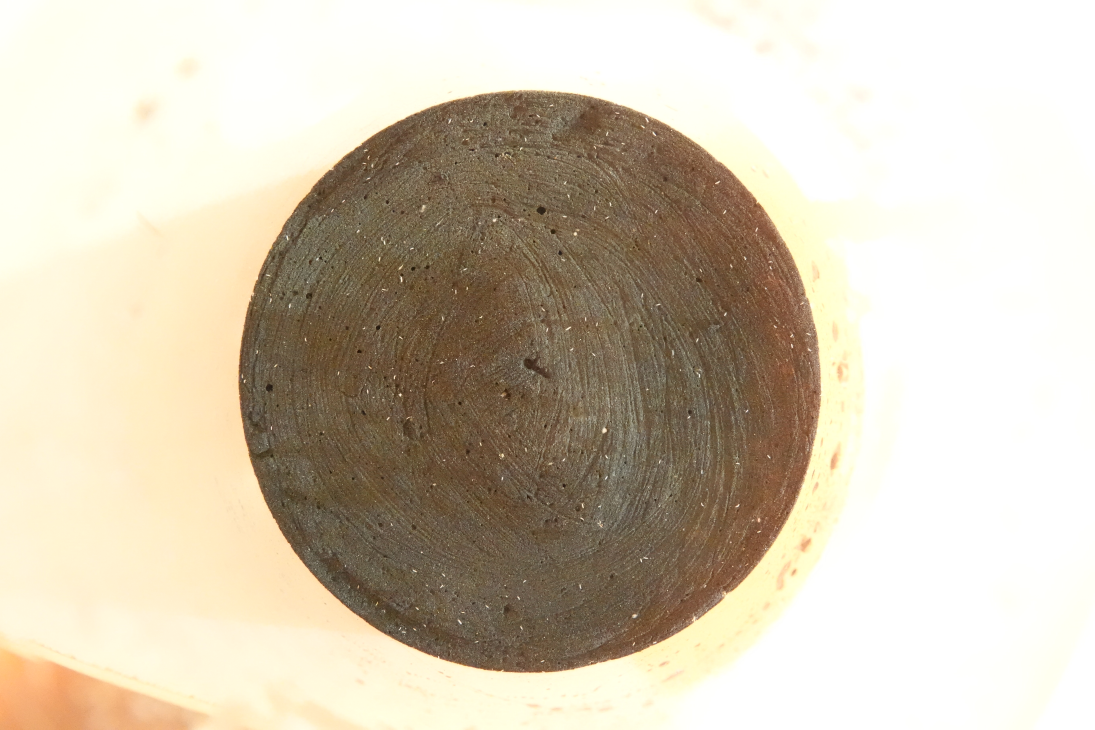
#> input picture validation/images_full/I10_F4_Y20_con_R2_MH_ADJ_11-02-24.JPG, 5472 x 3648 px (shown at 1/5 size); its folder holds only this picture in this run
$ jupyter execute --allow-errors 'Model training.ipynb'   (shell and % lines are left out)
#> lines starting #> are read from the running program, lines starting #| are printed output that depends on the picture; after the words box and inside, x2 and y2 are one past the last pixel; in counts of white or black regions, pixels touching at a corner belong together
#> further down, bgr is the input picture: shape (3648, 5472, 3); mean B, G, R 178.4, 197.5, 208.2
<a href="https://colab.research.google.com/github/wyldescience/FolSum/blob/main/Model%20training.ipynb" target="_parent"></a>

YOLO model to count and detect *Folsomia candida* nymphs in arenas (charcoal + plaster and paris background

[cell 1]
from google.colab import drive
drive.mount('/content/drive')

***Arena crop (remove outside background to leave circular container) + tiling exporter (YOLO-friendly)***

*   Reads full images
*   Crops arena from background

*   optionally resizes

*   tiles into tile_size with overlap
*   writes tiles to tiles/images/

*   writes a tiles_manifest.csv so can map tiles back to source image

[cell 2]
import os, glob, csv
import cv2
import numpy as np

ROOT = "ROOT DIRECTORY"
IN_FULL = os.path.join(ROOT, "images_full")
OUT_ARENA = os.path.join(ROOT, "arena_cropped")
OUT_TILES_IMG = os.path.join(ROOT, "tiles", "images")
OUT_TILES_LBL = os.path.join(ROOT, "tiles", "labels")

os.makedirs(OUT_ARENA, exist_ok=True)
os.makedirs(OUT_TILES_IMG, exist_ok=True)
os.makedirs(OUT_TILES_LBL, exist_ok=True)

# -------- arena crop (your circle-fit) --------
def crop_arena_by_contour(img_rgb, pad=15):
#> called with pad = 15
    img_rgb = img_rgb.astype(np.uint8)
    gray = cv2.cvtColor(img_rgb, cv2.COLOR_RGB2GRAY)
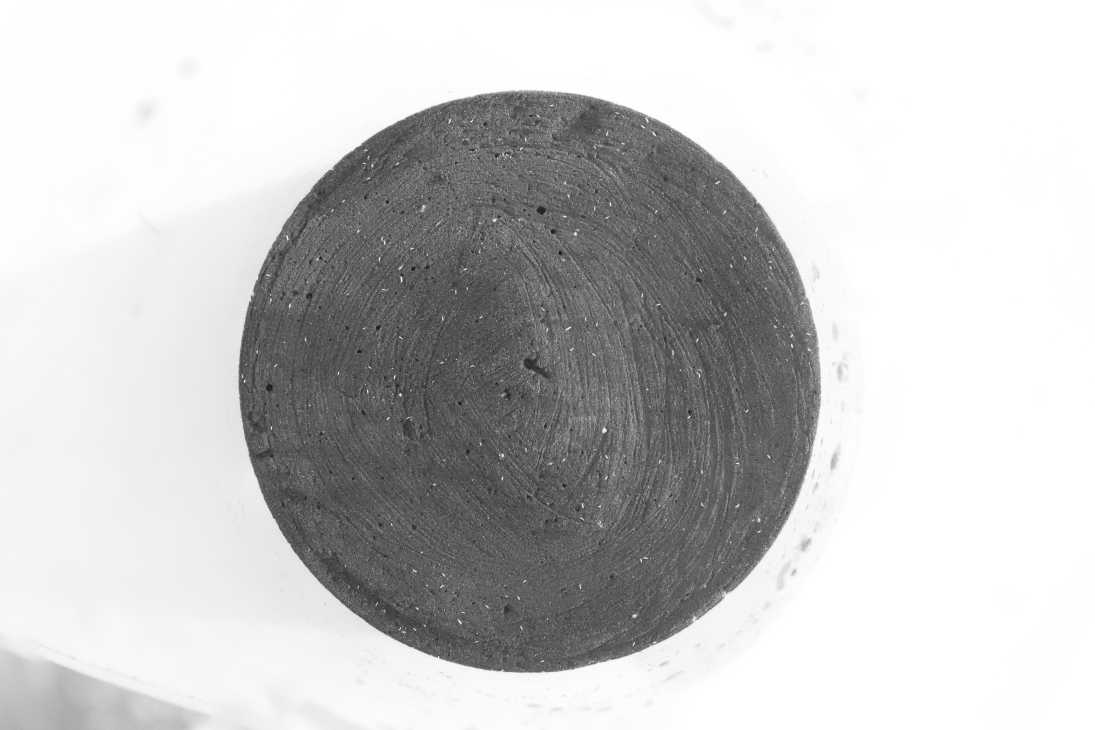
#> gray: shape (3648, 5472) (shown at 1/5 size); min 5, max 255, mean 198.5
    blur = cv2.GaussianBlur(gray, (9, 9), 0)
    _, mask = cv2.threshold(blur, 0, 255, cv2.THRESH_BINARY_INV + cv2.THRESH_OTSU)
#> mask: shape (3648, 5472); 33.2% white; 29 white regions (16 under 20 px), largest, box (x1, y1, x2, y2) and area: (1192, 453, 4104, 3364) 6623254, (278, 3553, 400, 3648) 5958, (325, 3542, 359, 3577) 398

    k1 = cv2.getStructuringElement(cv2.MORPH_ELLIPSE, (31, 31))
    mask = cv2.morphologyEx(mask, cv2.MORPH_CLOSE, k1)
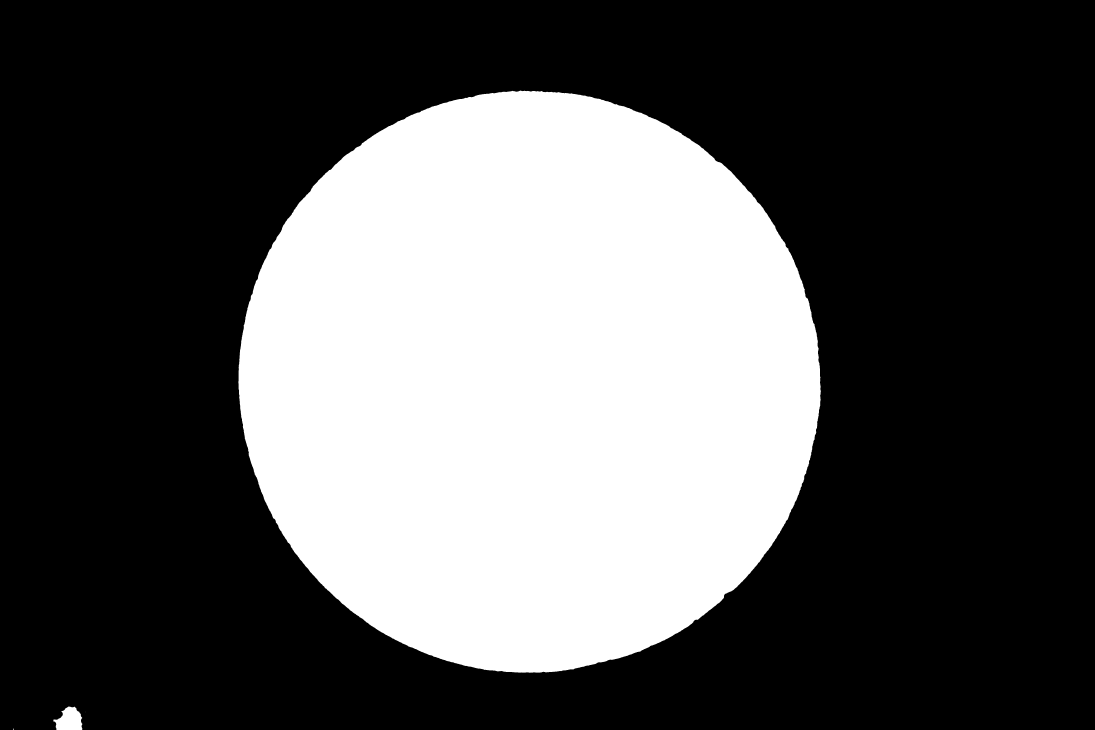
#> mask: shape (3648, 5472) (shown at 1/5 size); 33.3% white; 4 white regions (2 under 20 px), largest, box (x1, y1, x2, y2) and area: (1192, 453, 4104, 3364) 6643020, (266, 3532, 412, 3648) 11826
    k2 = cv2.getStructuringElement(cv2.MORPH_ELLIPSE, (9, 9))
    mask = cv2.morphologyEx(mask, cv2.MORPH_OPEN, k2)
#> mask: shape (3648, 5472); 33.3% white; 2 white regions

    cnts, _ = cv2.findContours(mask, cv2.RETR_EXTERNAL, cv2.CHAIN_APPROX_SIMPLE)
#> cnts = 2 contours; box (x1, y1, x2, y2) and area: (1192, 453, 4104, 3364) 6638720, (267, 3533, 411, 3648) 11558
    if not cnts:
        return img_rgb

    H, W = gray.shape
#> H = 3648; W = 5472
    cx0, cy0 = W/2, H/2
#> cx0 = 2736; cy0 = 1824

    best, best_score = None, -1e18
    for c in cnts:
        area = cv2.contourArea(c)
        if area < 0.05 * H * W:
            continue
        peri = cv2.arcLength(c, True)
        if peri <= 0:
            continue
        circularity = 4 * np.pi * area / (peri * peri)
        (x, y), r = cv2.minEnclosingCircle(c)
        dist = ((x - cx0)**2 + (y - cy0)**2) ** 0.5
        score = (circularity * 2.0) + (area / (H*W)) - (dist / max(H, W))
        if score > best_score:
            best_score, best = score, c
#> this loop made 2 passes
#> (area, peri, circularity, x, y, r, dist, score) on pass 2: (6638720.5, 9751.4, 0.877, 2650.6, 1906.6, 1460.4, 118.8, 2.07)
#> area on pass 1: 11558.5
#> after the loop, best = contour of 4191 points, box (x1, y1, x2, y2) (1192, 453, 4104, 3364), area 6638720; best_score = 2.07

    if best is None:
        best = max(cnts, key=cv2.contourArea)

    (x, y), r = cv2.minEnclosingCircle(best)
    x, y, r = int(x), int(y), int(r)
#> x = 2650; y = 1906; r = 1460

    arena_mask = np.zeros((H, W), dtype=np.uint8)
    cv2.circle(arena_mask, (x, y), r, 255, thickness=-1)
#> arena_mask: shape (3648, 5472); 33.5% white; 1 white region, box (x1, y1, x2, y2) and area: (1190, 446, 4111, 3367) 6696497

    x0 = max(0, x - r - pad); x1 = min(W, x + r + pad)
#> after `x0 = max(0, x - r - pad)`: x0 = 1175
#> after `x1 = min(W, x + r + pad)`: x1 = 4125
    y0 = max(0, y - r - pad); y1 = min(H, y + r + pad)
#> after `y0 = max(0, y - r - pad)`: y0 = 431
#> after `y1 = min(H, y + r + pad)`: y1 = 3381

    cropped = img_rgb[y0:y1, x0:x1].copy()
    m = arena_mask[y0:y1, x0:x1] > 0
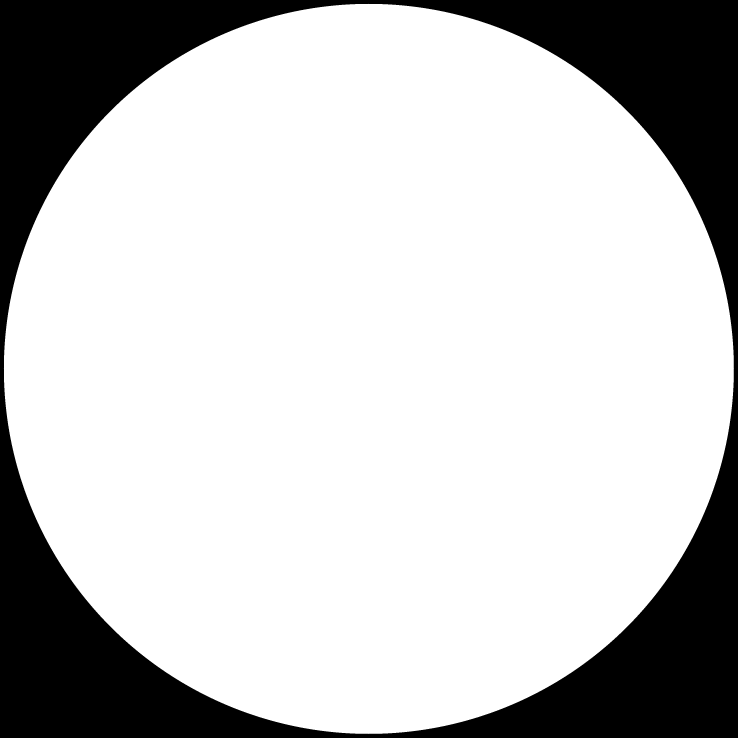
#> m: shape (2950, 2950) bool (shown at 1/4 size); 76.9% white; 1 black region, box (x1, y1, x2, y2) and area: (0, 0, 2950, 2950) 2006003
    cropped[~m] = 0
    return cropped

def tile_image(img_rgb, tile_size=640, overlap=0.2):
    H, W = img_rgb.shape[:2]
    stride = int(tile_size * (1 - overlap))
    stride = max(1, stride)

    tiles = []
    for y in range(0, H, stride):
        for x in range(0, W, stride):
            y2 = min(y + tile_size, H)
            x2 = min(x + tile_size, W)
            y1 = max(0, y2 - tile_size)
            x1 = max(0, x2 - tile_size)
            tile = img_rgb[y1:y2, x1:x2]
            tiles.append((tile, x1, y1, x2, y2))
    return tiles

# -------- export --------
tile_size = 640
overlap = 0.25
resize_long_side = 2400  # speeds training; preserves nymph detail usually. set None to skip.

manifest_path = os.path.join(ROOT, "tiles_manifest.csv")
with open(manifest_path, "w", newline="") as f:
    writer = csv.writer(f)
    writer.writerow(["tile_file","src_file","x1","y1","x2","y2","tile_w","tile_h"])

    img_paths = sorted(glob.glob(os.path.join(IN_FULL, "*.*")))
    img_paths = [p for p in img_paths if p.lower().endswith((".jpg",".jpeg",".png",".tif",".tiff"))]

    for p in img_paths:
        bgr = cv2.imread(p)
        if bgr is None:
            print("skip unreadable:", p); continue
        rgb = cv2.cvtColor(bgr, cv2.COLOR_BGR2RGB)

        arena = crop_arena_by_contour(rgb, pad=15)

        # optional resize
        if resize_long_side is not None:
            H, W = arena.shape[:2]
#> H = 2950; W = 2950
            scale = resize_long_side / max(H, W)
#> scale = 0.814
            if scale < 1.0:
                arena = cv2.resize(arena, (int(W*scale), int(H*scale)), interpolation=cv2.INTER_AREA)

        # save arena crop for reference
        base = os.path.splitext(os.path.basename(p))[0]
        arena_path = os.path.join(OUT_ARENA, f"{base}_arena.jpg")
        cv2.imwrite(arena_path, cv2.cvtColor(arena, cv2.COLOR_RGB2BGR), [int(cv2.IMWRITE_JPEG_QUALITY), 95])
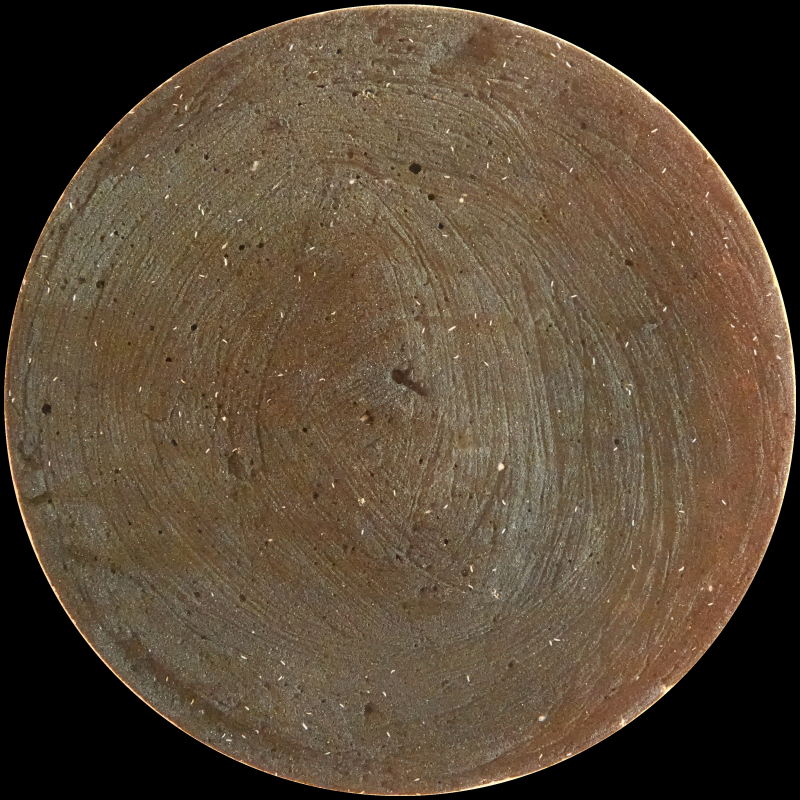
#> saved as I10_F4_Y20_con_R2_MH_ADJ_11-02-24_arena.jpg: shape (2400, 2400, 3) (shown at 1/3 size); mean B, G, R 54.7, 73.1, 89.2

        tiles = tile_image(arena, tile_size=tile_size, overlap=overlap)
#> after the loop in tile_image, `for y in range(0, H, stride):`: tiles = 25 items
#> tiles = 25 items

        for idx, (tile, x1, y1, x2, y2) in enumerate(tiles):
            # skip tiles that are mostly black (outside arena)
            if (tile.sum() / (tile.size*255)) < 0.02:
                continue

            tile_file = f"{base}__t{idx:04d}__x{x1}_y{y1}.jpg"
            out_tile_path = os.path.join(OUT_TILES_IMG, tile_file)
            cv2.imwrite(out_tile_path, cv2.cvtColor(tile, cv2.COLOR_RGB2BGR), [int(cv2.IMWRITE_JPEG_QUALITY), 95])

            writer.writerow([tile_file, os.path.basename(p), x1, y1, x2, y2, tile.shape[1], tile.shape[0]])
#> this loop made 25 passes
#> (x1, y1, x2, y2) on passes 1 to 12: (0, 0, 640, 640), (480, 0, 1120, 640), (960, 0, 1600, 640), (1440, 0, 2080, 640), (1760, 0, 2400, 640), (0, 480, 640, 1120), (480, 480, 1120, 1120), (960, 480, 1600, 1120), (1440, 480, 2080, 1120), (1760, 480, 2400, 1120), (0, 960, 640, 1600), (480, 960, 1120, 1600)
#> pass 1, `cv2.imwrite(out_tile_path, cv2.cvtColor(tile, cv2.COLOR_RGB2BGR), [int..`:
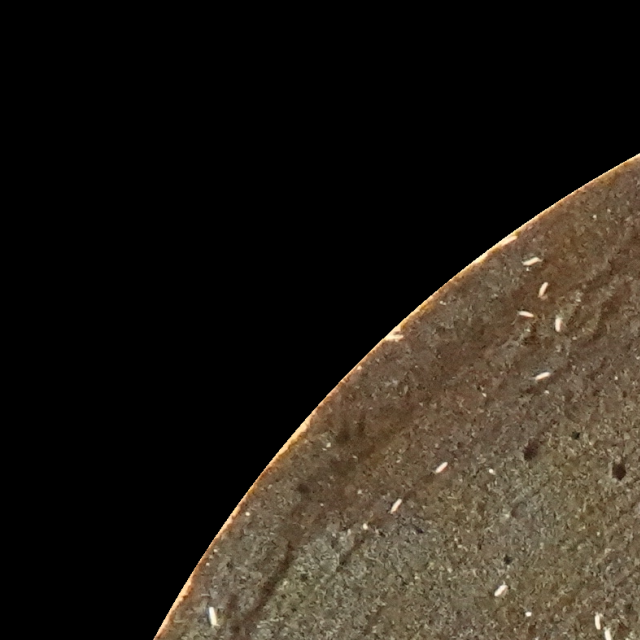
#> saved as I10_F4_Y20_con_R2_MH_ADJ_11-02-24__t0000__x0_y0.jpg: shape (640, 640, 3); mean B, G, R 25, 33.4, 39.6
#> pass 2, `cv2.imwrite(out_tile_path, cv2.cvtColor(tile, cv2.COLOR_RGB2BGR), [int..`:
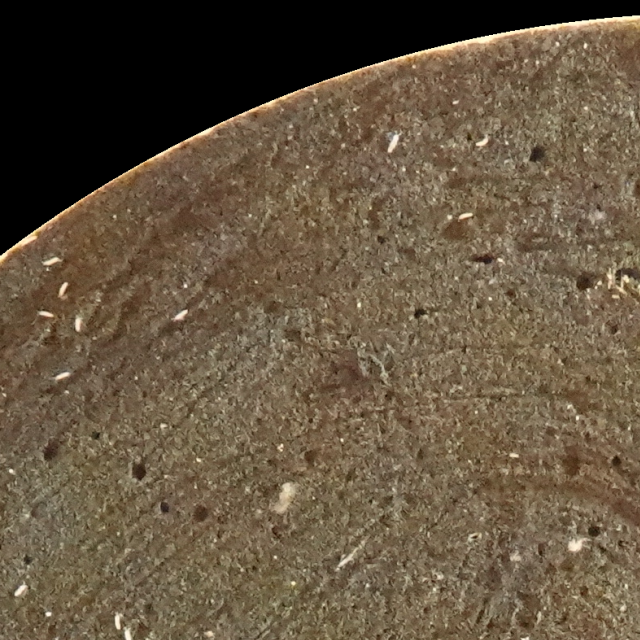
#> saved as I10_F4_Y20_con_R2_MH_ADJ_11-02-24__t0001__x480_y0.jpg: shape (640, 640, 3); mean B, G, R 64.7, 85.5, 101.3

print("Done. Tiles in:", OUT_TILES_IMG)
#| Done. Tiles in: ROOT DIRECTORY/tiles/images
print("Manifest:", manifest_path)

# Create YOLO train/validation split + data.yaml

assumes labels are YOLO text files in tiles/labels with same basename as tile image

[cell 3]
import os, random, shutil, glob

ROOT = "ROOT DIRECTORY"
IMG_DIR = os.path.join(ROOT, "tiles", "images")
LBL_DIR = os.path.join(ROOT, "tiles", "labels")

# YOLO expects:
# datasets/myset/images/train, images/val, labels/train, labels/val
DS = os.path.join(ROOT, "dataset")
for sub in ["images/train","images/val","labels/train","labels/val"]:
    os.makedirs(os.path.join(DS, sub), exist_ok=True)

imgs = sorted(glob.glob(os.path.join(IMG_DIR, "*.jpg")) + glob.glob(os.path.join(IMG_DIR, "*.png")))

pairs = []
for im in imgs:
    stem = os.path.splitext(os.path.basename(im))[0]
    lab = os.path.join(LBL_DIR, stem + ".txt")
    pairs.append((im, lab))  # label may or may not exist
#> this loop made 0 passes
#> after the loop, pairs = []

print("Total tiles:", len(pairs))
#| Total tiles: 0
print("With labels:", sum(os.path.exists(l) for _, l in pairs))
#| With labels: 0
print("No labels:",  sum(not os.path.exists(l) for _, l in pairs))
#| No labels: 0


random.seed(42)
random.shuffle(pairs)
split = int(0.8 * len(pairs))
#> split = 0
train = pairs[:split]
#> train = []
val = pairs[split:]
#> val = []


def copy_pair(pairs, splitname):
#> called with splitname = 'train'
    for im, lab in pairs:
        shutil.copy2(im, os.path.join(DS, "images", splitname, os.path.basename(im)))

        out_lab = os.path.join(DS, "labels", splitname, os.path.splitext(os.path.basename(im))[0] + ".txt")
        if os.path.exists(lab):
            shutil.copy2(lab, out_lab)
        else:
            open(out_lab, "w").close()   # empty label file = background tile

copy_pair(train, "train")
copy_pair(val, "val")

yaml_path = os.path.join(ROOT, "springtails.yaml")
with open(yaml_path, "w") as f:
    f.write(f"path: {DS}\n")
    f.write("train: images/train\n")
    f.write("val: images/val\n")
    f.write("names:\n")
    f.write("  0: nymph\n")

print("Wrote:", yaml_path)
#| Wrote: ROOT DIRECTORY/springtails.yaml
print("Train tiles:", len(train), "Val tiles:", len(val))
#| Train tiles: 0 Val tiles: 0

Train YOLOv8 (tiny model, fast)

[cell 4]
from ultralytics import YOLO
import torch

print("GPU:", torch.cuda.is_available())
#> (this line was passed over: torch is not available in this run)

yaml_path = os.path.join(ROOT, "springtails.yaml")
runs_dir = os.path.join(ROOT, "yolo_runs")

#> (the rest of this cell did not finish here and is left out)

Check results from nano model

[cell 5]
from PIL import Image
import matplotlib.pyplot as plt

img = Image.open(
    "/content/drive/MyDrive/YOLO nymph detector/yolo_runs/nymph_yolov8n_tiles/results.png"
)
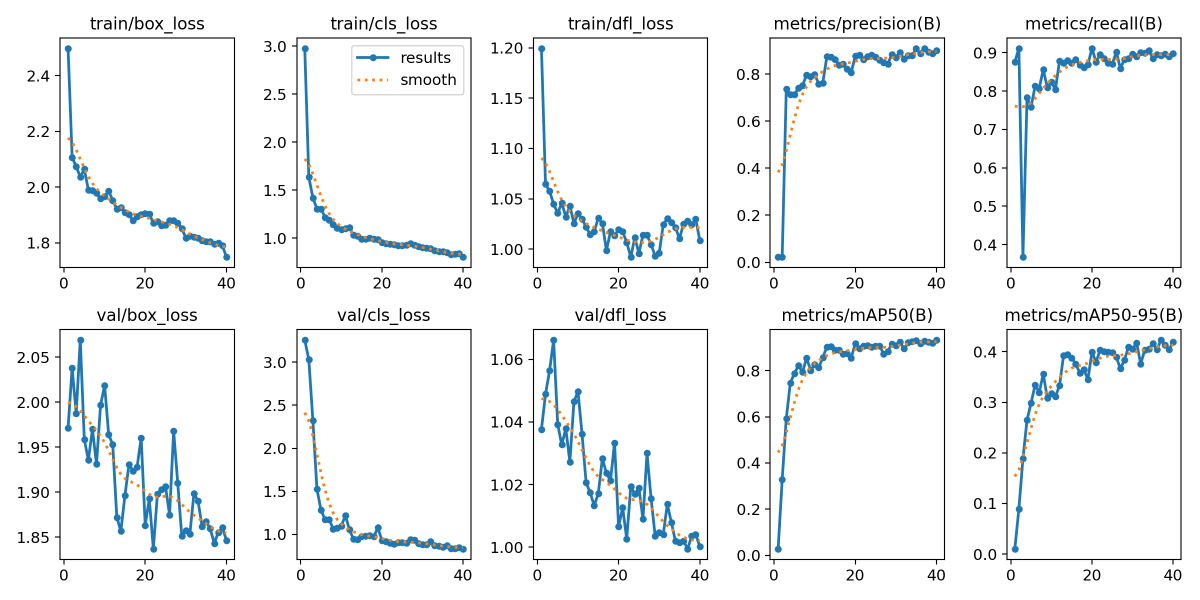
#> input picture model/results.png, 2400 x 1200 px, found by its file name (shown at 1/2 size)
#> img is the input picture: PIL image 2400x1200 RGBA; mean R, G, B, A 241, 243.3, 244.9, 255
plt.figure(figsize=(12,8))
plt.imshow(img)
plt.axis("off")


import pandas as pd

#> (the rest of this cell did not finish here and is left out)
